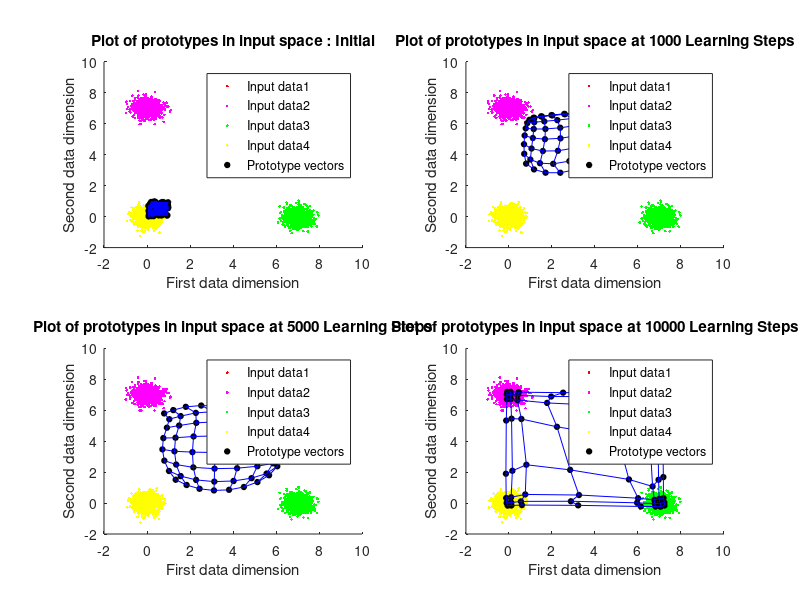
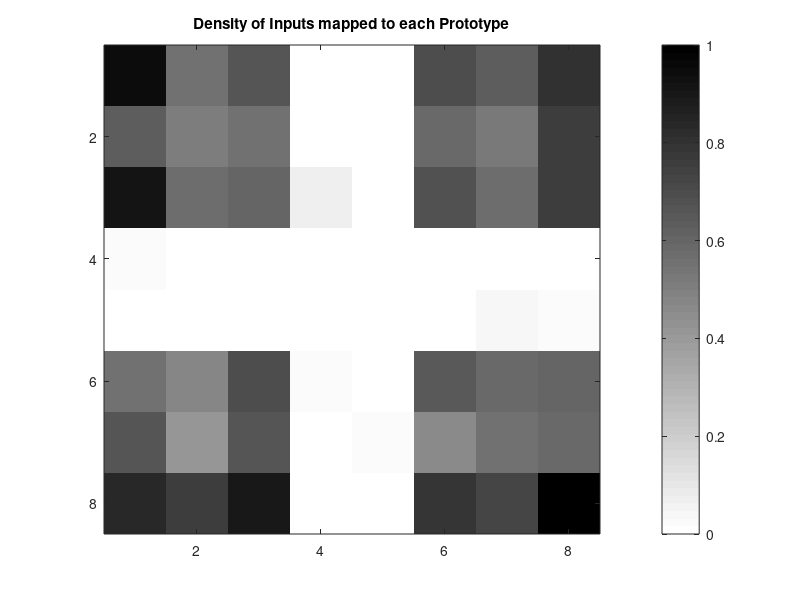
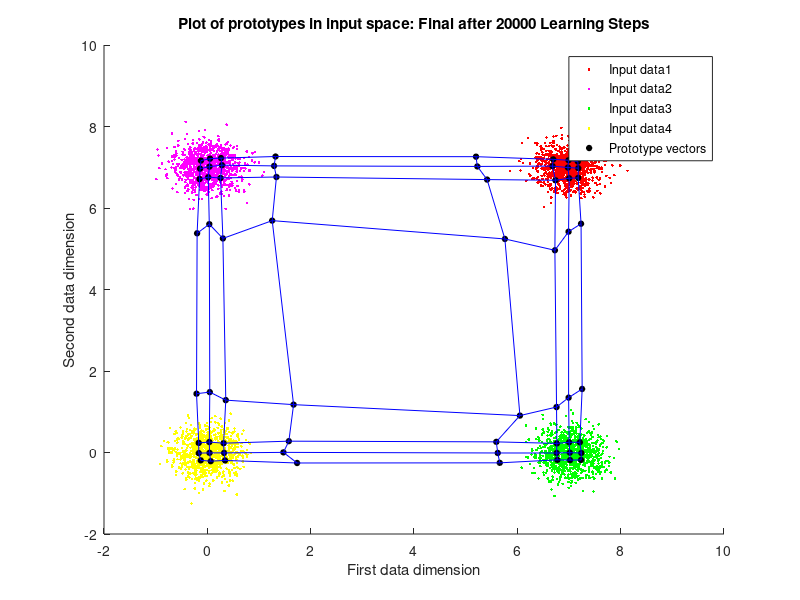
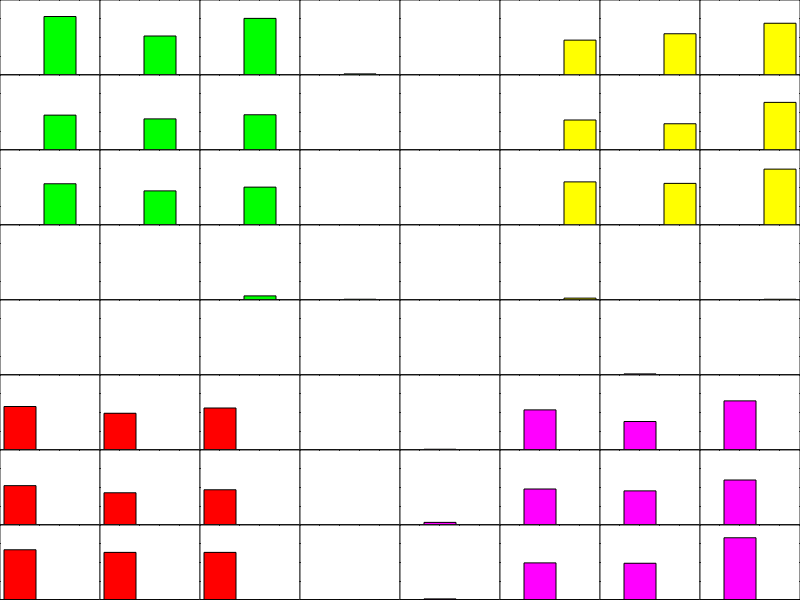

These figures' MATLAB source, in order:
% hw6 Problem 2
function SOM2
% Prashant Kalvapalle 
% Comp 504 HW6 - Base code for all problems
% close 1;  
% NOTE : Initial (and final) lattice is a cell representation, In the function it is
% used as a multi-dimensional matrix

latticeSize = [8 8]; 
initRadius = max(latticeSize); % Initial radius of influence

numIters = 20000; % number of learning steps
alphaI = .8; % learning rate

% Input data entry
dataInput = [createGaussians([2 1000],.1,[7 7]), createGaussians([2 1000],.1,[0 7]), createGaussians([2 1000],.1,[7 0]), createGaussians([2 1000],.1,[0 0]),]; % each COLUMN is a data point

dimDataInput = size(dataInput,1); % gives the dimensionality of data space
latticeCell = createInitLattice(dimDataInput,latticeSize); % weights initialization

% Perform self organization
[finalLattice, stepsToConv] = selfOrganize(latticeCell,dataInput,numIters,initRadius,alphaI);

% % giving the final weights of the lattice in Cell form
% finalLatticeCell = mat2cell(finalLattice,ones(1,latticeSize(1)),ones(1,latticeSize(2)),2); finalLatticeCell = cellfun(@(x)reshape(x,2,1),finalLatticeCell,'un',0);

% plotting density plot
[densityLattice, ~, histoData] = calcDensityLattice(finalLattice,dataInput,size(latticeCell));
densityLattice = mat2gray(densityLattice);
figure; imagesc(densityLattice); colormap(flipud(gray)); colorbar; title('Density of Inputs mapped to each Prototype')

if stepsToConv < numIters
    disp(['SOM Converged in ',num2str(stepsToConv),' steps'])
else 
    disp(['Maximum iterations exhausted = ',num2str(stepsToConv),' steps'])
end

figure;
dI = reshape(dataInput',[],4,2); hold on;
plot(dI(:,1,1),dI(:,1,2),'r.');  plot(dI(:,2,1),dI(:,2,2),'m.');  plot(dI(:,3,1),dI(:,3,2),'g.');  plot(dI(:,4,1),dI(:,4,2),'y.');  
plot(finalLattice(:,:,1),finalLattice(:,:,2),'ko','MarkerFaceColor','k','MarkerSize',4);
plot(finalLattice(:,:,1),finalLattice(:,:,2),'b-'); plot(finalLattice(:,:,1)',finalLattice(:,:,2)','b-');
xlabel('First data dimension'); ylabel('Second data dimension'); title(['Plot of prototypes in input space: Final after ',num2str(stepsToConv),' Learning Steps'])
legend('Input data1','Input data2','Input data3','Input data4','Prototype vectors')

plotHistoChart(histoData);

end


function [finalLattice, stepsToConv] = selfOrganize(latticeCell,dataInput,numIters,initRadius,alphaI)
% the self organizing map steps here

% convert the input lattice cell into a multi-dimensional Matrix 
Z = cellfun(@(x)reshape(x,1,1,[]),latticeCell,'un',0);
lattice = cell2mat(Z); % this is a multi-dimensional Matrix, with third dimension holding different input dimensions

r = (1:size(lattice,1))';c = 1:size(lattice,2); 
latticeIndices(:,:,1) = r(:,ones(1,size(lattice,2))); latticeIndices(:,:,2) = c(ones(1,size(lattice,1)),:);  % latticeIndices : holds the i,j indices of the 2d lattice space

figure(1);
subplot(2,2,1);
dI = reshape(dataInput',[],4,2); hold on;
plot(dI(:,1,1),dI(:,1,2),'r.');  plot(dI(:,2,1),dI(:,2,2),'m.');  plot(dI(:,3,1),dI(:,3,2),'g.');  plot(dI(:,4,1),dI(:,4,2),'y.');  
plot(lattice(:,:,1),lattice(:,:,2),'ko','MarkerFaceColor','k','MarkerSize',4);
plot(lattice(:,:,1),lattice(:,:,2),'b-'); plot(lattice(:,:,1)',lattice(:,:,2)','b-');
xlabel('First data dimension'); ylabel('Second data dimension'); title('Plot of prototypes in input space : Initial');
legend('Input data1','Input data2','Input data3','Input data4','Prototype vectors')

dum = 2;
% [~, oldMapData, ~] = calcDensityLattice(lattice,dataInput,size(latticeCell)); % table of the prototype where each data point maps
stepsToConv = numIters;

for i = 1:numIters
%     radius = initRadius; % can do decay here
decayIters = 10000;
radius = initRadius * ((i <= decayIters/5) + .8 * (i > decayIters/5 & i <= decayIters/2) + .5 * (i > decayIters/2 & i <= decayIters*.8)+ .2 * (i > decayIters*.8));
alpha = alphaI * ((i <= decayIters/10) + .5 * (i > decayIters/10 & i <= decayIters/2.5) + .125 * (i > decayIters/2.5 & i <= decayIters*.8)+ .025 * (i > decayIters*.8));
      
    % pick an x (data point) randomly
    x = dataInput(:,randi(size(dataInput,2)));
   
    % find euclidian distances and difference between chosen x and all W's
    differenceMatrix = repmat(reshape(x,1,1,[]),[size(lattice,1),size(lattice,2),1]) - lattice; % a 3D matrix of difference between every weight and x
    distToXMatrix = sqrt(sum((differenceMatrix).^2,3)); % finding norm or eucledian distance
  
    % find the winner = c = [win_row win_col]
    [~, winner] = min(distToXMatrix(:)); [win_row, win_col] = ind2sub(size(distToXMatrix), winner); 
    c = [win_row win_col];
    
    % make a neighbourhood function in a matrix
    neighbourhoodFn = makeNeighbourhoodFn(latticeIndices,c,radius);
    
    % update the weights - Learning rule
    lattice = lattice + alpha * repmat(neighbourhoodFn,[1,1,size(differenceMatrix,3)]) .* differenceMatrix;
    
    % Checking for convergence every 1000 steps
%     if mod(i,1000) == 0
% %         mapData = calcDataMapping(lattice,dataInput); 
%         [~, mapData, histoData] = calcDensityLattice(lattice,dataInput,size(latticeCell)); % table of the prototype where each data point maps
%         match = (mapData(1,:) == oldMapData(1,:) & mapData(2,:) == oldMapData(2,:));
% %         figure(3); hold on; plot(i,sum(match),'k.');
%         if sum(match)/size(dataInput,2) >= (1 - 1e-3) % < .1 percentage change in prototype assignment
%             stepsToConv = i;
%         else
%             oldMapData = mapData;
%         end
%     end
    % making plots at particular learning steps as defined in the vector
    if sum(i == [decayIters/10 decayIters/2 decayIters])
        % Plot the mapping and input data
        figure(1); subplot(2,2,dum);
        dI = reshape(dataInput',[],4,2); hold on;
        plot(dI(:,1,1),dI(:,1,2),'r.');  plot(dI(:,2,1),dI(:,2,2),'m.');  plot(dI(:,3,1),dI(:,3,2),'g.');  plot(dI(:,4,1),dI(:,4,2),'y.');
        plot(lattice(:,:,1),lattice(:,:,2),'ko','MarkerFaceColor','k','MarkerSize',4);
        plot(lattice(:,:,1),lattice(:,:,2),'b-'); plot(lattice(:,:,1)',lattice(:,:,2)','b-');
        xlabel('First data dimension'); ylabel('Second data dimension'); title(['Plot of prototypes in input space at ',num2str(i),' Learning Steps'])
        legend('Input data1','Input data2','Input data3','Input data4','Prototype vectors')
        dum = dum + 1;
    end
%     % making plots every 1000 learning steps to visually approximate
%     % learning steps to convergence
%         if ~mod(i,1000)
% %         Plot the mapping and input data
%         figure(2)
% %         subplot(2,2,dum);
%         dI = reshape(dataInput',[],4,2); hold on;
%         plot(dI(:,1,1),dI(:,1,2),'r.');  plot(dI(:,2,1),dI(:,2,2),'m.');  plot(dI(:,3,1),dI(:,3,2),'g.');  plot(dI(:,4,1),dI(:,4,2),'y.');
%         plot(lattice(:,:,1),lattice(:,:,2),'ko','MarkerFaceColor','k','MarkerSize',4);
%         plot(lattice(:,:,1),lattice(:,:,2),'b-'); plot(lattice(:,:,1)',lattice(:,:,2)','b-');
%         xlabel('First data dimension'); ylabel('Second data dimension'); title(['Plot of prototypes in input space at ',num2str(i),' Learning Steps'])
%         legend('Input data1','Input data2','Input data3','Input data4','Prototype vectors')
%         hold off; 
%         drawnow; 
% %         dum = dum + 1;
%         end
    
    if stepsToConv < numIters
        break
    end
    
end
finalLattice = lattice;

end


function [densityLattice,mapData,histoData]  = calcDensityLattice(lattice,dataInput,sizeOflatticeCell)
% calculates the prototype each data point is mapped to
densityLattice = zeros(sizeOflatticeCell);
mapData = zeros([2 size(dataInput,2)]);
histoData = zeros([sizeOflatticeCell,4]);
% seq = [ones(1,1000) 2*ones(1,1000) 3*ones(1,1000) 4*ones(1,1000)];
for i = 1:size(dataInput,2)
    x = dataInput(:,i);
    
    % find euclidian distances and difference between chosen x and all W's
    differenceMatrix = repmat(reshape(x,1,1,[]),[size(lattice,1),size(lattice,2),1]) - lattice; % a 3D matrix
    distToXMatrix = sqrt(sum((differenceMatrix).^2,3)); % a 2D matrix for euclidian distances to x
    
    % find the winner = c = [win_row win_col]
    [~, winner] = min(distToXMatrix(:)); [win_row, win_col] = ind2sub(size(distToXMatrix), winner); 
    c = [win_row win_col];
    % update the density lattice
    densityLattice(c(1),c(2)) = densityLattice(c(1),c(2)) + 1;
    mapData(:,i) = [win_row win_col];
    histoWrite = ([1 0 0 0] * (i <= 1000) + [0 1 0 0] * (i > 1000 & i <= 2000) + [0 0 1 0] * (i > 2000 & i <= 3000) + [0 0 0 1] * (i > 3000 & i <= 4000));
    histoData(c(1),c(2),:) = histoData(c(1),c(2),:) + (reshape(histoWrite,1,1,[]));
end
    
end


function neighbourhoodFn = makeNeighbourhoodFn(latticeIndices,c,radius)

distNeighbour = sum(abs(latticeIndices - repmat(reshape(c,1,1,[]),[size(latticeIndices,1),size(latticeIndices,2),1])),3); % Manhattan distance metric for the neighbourhood function
% EqDistNeighbour = sqrt(sum((latticeIndices - reshape(c,1,1,[])).^2,3)); % eucleidian distance metric for the neighbourhood function
neighbourhoodFn = exp(-((distNeighbour)./(radius)).^2);

end


function latticeCell = createInitLattice(dimDataInput,latticeSize)
% creates random weight vectors in a cell 
latticeCell = cell(latticeSize);
latticeCell = arrayfun(@(x) rand(dimDataInput,1),latticeCell, 'uni',0);
end


function x1 = createGaussians(dim,var,mean)
% creates a normal random vector with dim dimension. mean of first 2
% dimensions set by [mean1 mean2]
x1 = sqrt(var)*randn(dim(1),dim(2));
% x1=detrend(x1);
x1(1,:) = x1(1,:) + repmat(mean(1),[1,size(x1,2)]);
x1(2,:) = x1(2,:) + repmat(mean(2),[1,size(x1,2)]);
end


function plotHistoChart(histoData)
figure;
m = size(histoData,1); n = size(histoData,2);
p = 1;
for j = 1:n
    for i = 1:m
        ax = axes('position',[(i-1)/m (n-j)/n 1/m 1/n]); hold on;
        hiss = reshape(histoData(i,j,:),1,4);
        colors = {'r', 'm', 'g', 'y'};
        % Plots different bars for each data type
        for k = 1:numel(hiss)
            bar(ax,k, hiss(k),colors{k});
        end
        ylim([0 200]);
        set(ax,'YTickLabel',[]);set(ax,'XTickLabel',[]);
        set(ax,'Box','on')
%         set(gca,'Visible','off');
%         set(gca,'position',[i/m (n-j)/n 1/m 1/n])
        p = p + 1;

    end
end
end
